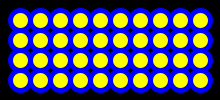
Frame 1 (no input)
Frame 60 (the mouse pressed at the canvas centre just before this capture): identical to frame 1, image omitted
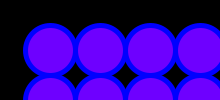
Frame 120 (the mouse held since frame 60 and released just before this capture)

The Processing sketch that drew these frames (run headless with seeded random() and noise(); from frame 60 on, the mouse is pressed at the canvas centre):

// Processing sketch: processing_78052
// ── processing_78052.pde

/*This is the solution to last week's lab (week 8)

Developed by Laura Maye, University of Limerick
*/

int shapeSize = 20;
int locXOfShape, locYOfShape;

void setup()
{
  size(220, 100);
  frameRate(20);
}

void draw()
{
  background(0);
  fillColour(mouseX, mouseY);
  drawCircles();
}

void drawCircles()
{
  for (int x = 1; x < 11; x = x + 1)
  {
    for (int y = 1; y < 5; y = y + 1)
    {
      locXOfShape = x * shapeSize;
      locYOfShape = y * shapeSize;
      ellipse(locXOfShape, locYOfShape, shapeSize, shapeSize);
      println("The ellipse has drawn at co-ordinate: (" + locXOfShape + ", " + locYOfShape + ")");
    }
  }
}

void fillColour(int mousePosX, int mousePosY)
{
   if (mousePosX < width/2 && mousePosY < height/2) // if the cursor is on the top left of the screen, colour yellow
  {
    fill(255, 255, 0);
    strokeWeight(5);
   stroke(0, 0, 255);
   shapeSize = 20;
  }
  else if (mousePosX > width/2 && mousePosY < height/2) // if the cursor is on the top right of the screen, colour green
  {
    fill(0, 255, 0);
    strokeWeight(0);
    stroke(0);
    shapeSize = 40;
  }
  else if (mousePosX < width/2 && mousePosY > height/2) //if the cursor is on the bottom left of the screen, colour cyan
  {
    fill(0, 255, 255);
    shapeSize = shapeSize + 1;
  }
  else // if the cursor is on the bottom right of teh screen, colour blue
  {
    fill(mouseX, 0, 255);
    shapeSize = 50;
  }
}
